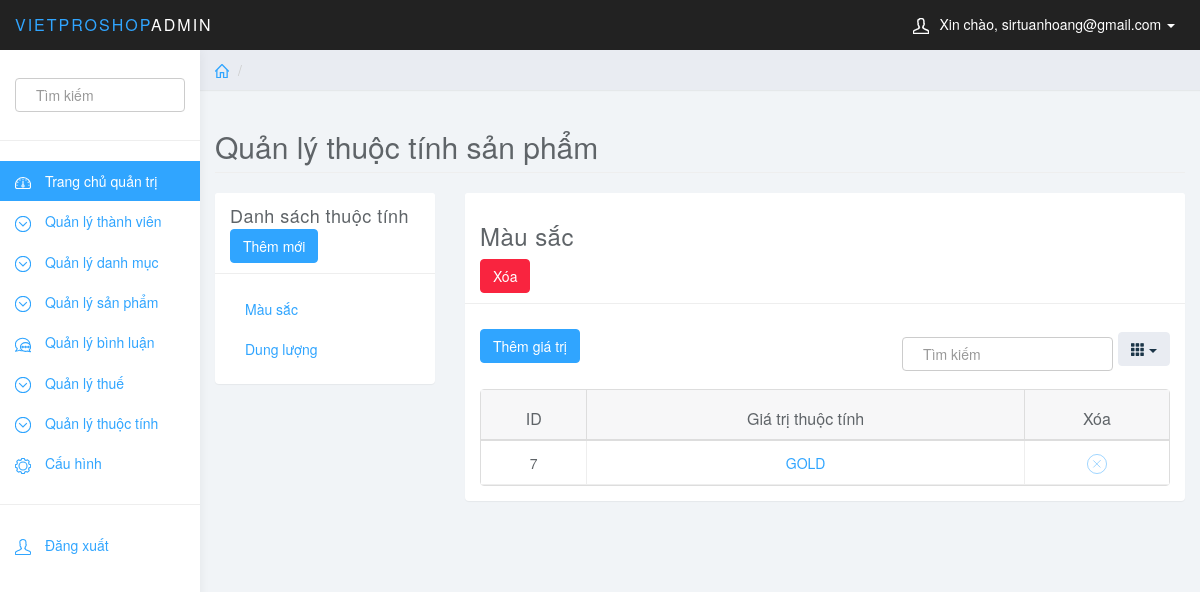
The app's page /quantri/quantri.php?page_layout=danhsachtt&att_id=1 (signed in) with its own data.
### tables this page shows
CREATE TABLE `thuoctinh` (
  `att_id` int(11) NOT NULL,
  `att_name` varchar(100) NOT NULL
);

CREATE TABLE `giatri_thuoctinh` (
  `value_id` int(11) NOT NULL,
  `value_name` varchar(100) NOT NULL,
  `att_id` int(11) NOT NULL
);

### quantri/danhsachtt.php (the view, shortened to what this page needs)
<?php
	$sql="SELECT * FROM thuoctinh";
    $query=mysqli_query($db_con,$sql);
?>
<div class="row">
    <div class="col-lg-12">
        <h2 class="page-header">Quản lý thuộc tính sản phẩm</h2>
    </div>
</div>
<div class="row">
    <div class="col-md-3">
        <div class="panel panel-default">
            <div class="panel-heading">
            	<span>Danh sách thuộc tính</span>
            	<button onclick="document.getElementById('att').style.display='block'" style="width:auto;" class="btn btn-primary">Thêm mới</button>
            </div>
            <div class="panel-body">
                <div>
                	<ul class="nav menu">
                		<?php
                			while ($row=mysqli_fetch_array($query)){
                		?>
		                <li ><a href="quantri.php?page_layout=danhsachtt&att_id=<?php echo $row['att_id'] ?>"> <?php echo $row['att_name'];?></a></li>
		                <?php
                            }
                        ?>
		            </ul>
                </div>
            </div>
        </div>
    </div>
    <?php
    	if(isset($_GET['att_id'])){
    		$att_id=$_GET['att_id'];
	    	$sql="SELECT * FROM thuoctinh WHERE att_id=$att_id";
	    	$query=mysqli_query($db_con,$sql);
	    	$row=mysqli_fetch_array($query);
    ?>
    <div class="col-md-9">
    	<div class="panel panel-default">
            <div class="panel-heading"> <h3><?php echo $row['att_name'];?></h3>
            	<a href="xoatt.php?att_id=<?php echo $row['att_id']?>" onClick="return xoasp();"><button class="btn btn-danger">Xóa</button></a>
            </div>
            <div class="panel-body" style="position: relative;">
                <a onclick="document.getElementById('value_att').style.display='block'" class="btn btn-primary" style="margin: 10px 0 20px 0; position: absolute;">Thêm giá trị</a>
                <table data-toggle="table"   data-show-columns="true" data-search="true" data-select-item-name="toolbar1" data-sort-name="name" data-sort-order="desc">
                	<thead>
                        <tr>
                            <th data-sortable="true">ID</th>
                            <th data-sortable="true">Giá trị thuộc tính</th>
                            <th data-sortable="true">Xóa</th>
                        </tr>
                    <tbody>
                        <?php
                        	if (isset($_GET['att_id'])) {
                        		$att_id=$_GET['att_id'];
						    	$sql="SELECT * FROM giatri_thuoctinh WHERE att_id=$att_id";
						    	$query=mysqli_query($db_con,$sql);
                        	}
                            while($row=mysqli_fetch_array($query)){
                         ?>
                        <tr style="height: 300px;">
                            <td data-checkbox="true"><?php echo $row['value_id'];?></td>
                            <td data-checkbox="true"><a href="#"><?php echo $row['value_name'];?></a></td>
                            <td>
                                <a onClick="return xoasp();" href="xoavalue.php?att_id=<?php echo $row['att_id']?>&value_id=<?php echo $row['value_id']?>"><span><svg class="glyph stroked cancel" style="width: 20px;height: 20px;"><use xlink:href="#stroked-cancel"/></svg></span></a>
                            </td>
                        </tr>
                        <?php
                            }
                        ?>
                    </tbody>
                    </thead>
                </table>
            </div>
        </div>
    </div>
    <?php
    	}
    ?>
</div>

### quantri/css/styles.css (style rules this page uses)
body { background: #f1f4f7; padding-top: 50px; color: #5f6468; }
a, a:hover, a:focus { color: #30a5ff; }
h1, h2, h3, h4, h5, h6 { color: #5f6468; }
h2 { font-weight: 300; margin-bottom: 20px; }
h3, h4 { font-weight: 300; }
.btn-primary, .btn-primary:hover, .btn-primary:focus, .btn-primary:active, .btn-primary.active, .open > .dropdown-toggle.btn-primary, .btn-primary.disabled, .btn-primary[disabled], fieldset[disabled] .btn-primary, .btn-primary.disabled:hover, .btn-primary[disabled]:hover, fieldset[disabled] .btn-primary:hover, .btn-primary.disabled:focus, .btn-primary[disabled]:focus, fieldset[disabled] .btn-primary:focus, .btn-primary.disabled:active, .btn-primary[disabled]:active, fieldset[disabled] .btn-primary:active, .btn-primary.disabled.active, .btn-primary[disabled].active, fieldset[disabled] .btn-primary.active { background-color: #30a5ff; border-color: #30a5ff; }
.btn-danger, .btn-danger:hover, .btn-danger:focus, .btn-danger:active, .btn-danger.active, .open > .dropdown-toggle.btn-danger, .btn-danger.disabled, .btn-danger[disabled], fieldset[disabled] .btn-danger, .btn-danger.disabled:hover, .btn-danger[disabled]:hover, fieldset[disabled] .btn-danger:hover, .btn-danger.disabled:focus, .btn-danger[disabled]:focus, fieldset[disabled] .btn-danger:focus, .btn-danger.disabled:active, .btn-danger[disabled]:active, fieldset[disabled] .btn-danger:active, .btn-danger.disabled.active, .btn-danger[disabled].active, fieldset[disabled] .btn-danger.active { background-color: #f9243f; border-color: #f9243f; }
.panel { border: 0; }
.panel-heading { font-size: 18px; font-weight: 300; letter-spacing: 0.025em; }
.panel-default .panel-heading { background: #fff; border-bottom: 1px solid #eee; color: #5f6468; }
.table { background: #fff; }

### records on screen
thuoctinh: att_name "Màu sắc"
thuoctinh: att_name "Dung lượng"
giatri_thuoctinh: value_id "7", value_name "GOLD"

### other values on screen
$_SESSION['email'] "sirtuanhoang@gmail.com"
